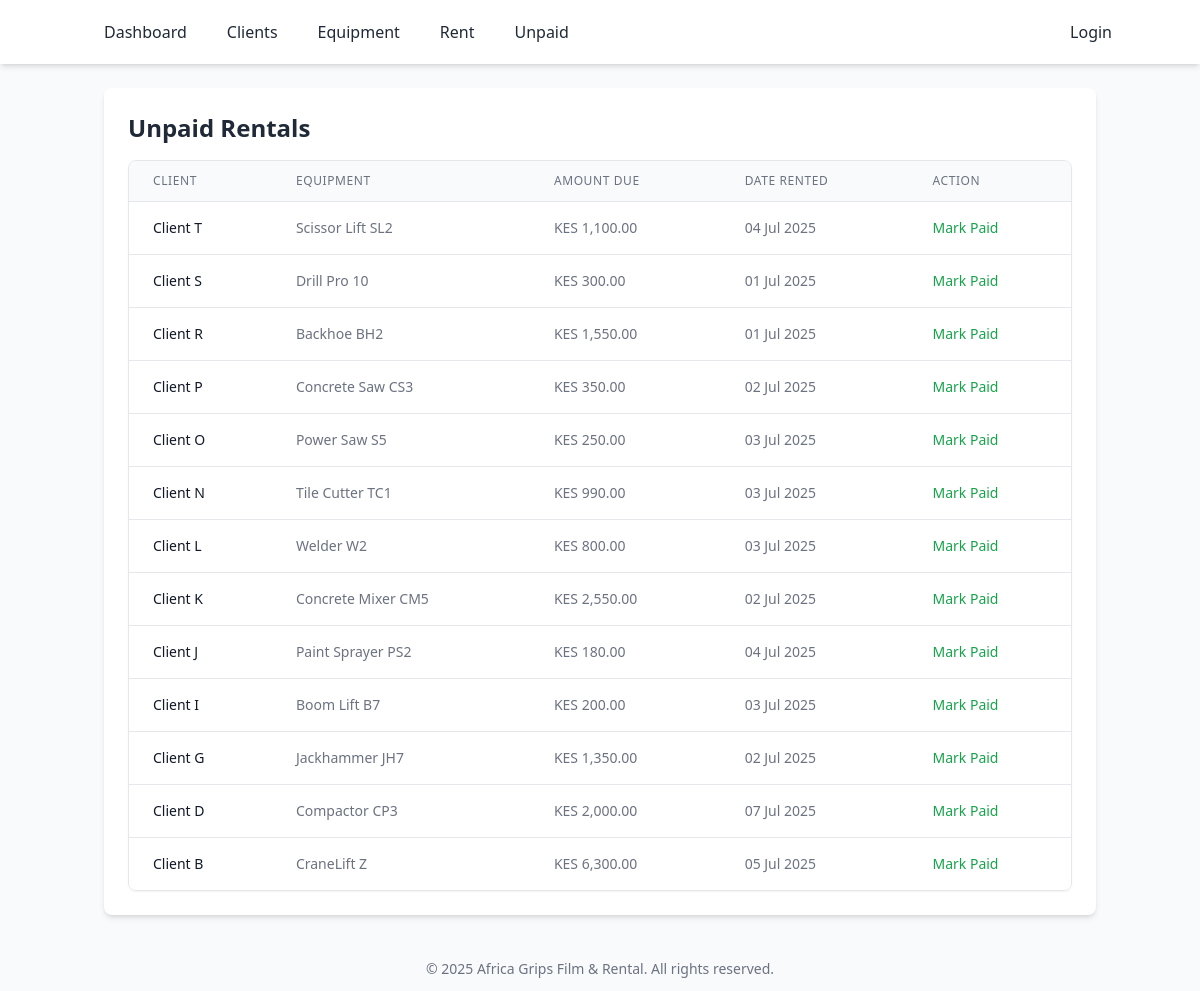
The app's page /rentals/unpaid.php?updated=1 with its own data.
### tables this page shows
CREATE TABLE rentals (
    id INT AUTO_INCREMENT PRIMARY KEY,
    client_id INT NOT NULL,
    equipment_id INT NOT NULL,
    rental_date DATE NOT NULL,
    return_date DATE,
    otp_verified BOOLEAN DEFAULT FALSE,
    payment_status ENUM('Paid', 'To Be Paid') DEFAULT 'To Be Paid',
    amount_due DECIMAL(10, 2) NOT NULL,
    created_at TIMESTAMP DEFAULT CURRENT_TIMESTAMP,
    FOREIGN KEY (client_id) REFERENCES clients(id),
    FOREIGN KEY (equipment_id) REFERENCES equipment(id)
);

CREATE TABLE clients (
    id INT AUTO_INCREMENT PRIMARY KEY,
    client_id VARCHAR(100) NOT NULL,
    client_name VARCHAR(255) NOT NULL,
    client_phone VARCHAR(20) NOT NULL,
    guarantor_id INT,
    created_at TIMESTAMP DEFAULT CURRENT_TIMESTAMP,
    FOREIGN KEY (guarantor_id) REFERENCES guarantors(id)
);

CREATE TABLE equipment (
    id INT AUTO_INCREMENT PRIMARY KEY,
    name VARCHAR(255) NOT NULL,
    type VARCHAR(100) NOT NULL,
    daily_rate DECIMAL(10, 2) NOT NULL,
    is_available BOOLEAN DEFAULT TRUE,
    created_at TIMESTAMP DEFAULT CURRENT_TIMESTAMP,
    category VARCHAR(100),
    status VARCHAR(20) DEFAULT 'available'
);

### rentals/unpaid.php (the view, shortened to what this page needs)
<?php
require_once "../config/db.php";
require_once "../includes/header.php";
$debts = $pdo->query("
    SELECT rentals.*, clients.client_name AS client_name, equipment.name AS equipment_name
    FROM rentals
    JOIN clients ON rentals.client_id = clients.id
    JOIN equipment ON rentals.equipment_id = equipment.id
    WHERE rentals.payment_status = 'To Be Paid'
    ORDER BY rentals.id DESC
")->fetchAll(PDO::FETCH_ASSOC);
?>
<div class="bg-white shadow-md rounded-lg p-6 mb-6">
    <h2 class="text-2xl font-bold text-gray-800 mb-4">Unpaid Rentals</h2>
    <div class="overflow-x-auto rounded-lg shadow-sm border border-gray-200">
        <table class="min-w-full divide-y divide-gray-200">
            <thead class="bg-gray-50">
                <tr>
                    <th scope="col" class="px-6 py-3 text-left text-xs font-medium text-gray-500 uppercase tracking-wider">Client</th>
                    <th scope="col" class="px-6 py-3 text-left text-xs font-medium text-gray-500 uppercase tracking-wider">Equipment</th>
                    <th scope="col" class="px-6 py-3 text-left text-xs font-medium text-gray-500 uppercase tracking-wider">Amount Due</th>
                    <th scope="col" class="px-6 py-3 text-left text-xs font-medium text-gray-500 uppercase tracking-wider">Date Rented</th>
                    <th scope="col" class="px-6 py-3 text-left text-xs font-medium text-gray-500 uppercase tracking-wider">Action</th>
                </tr>
            </thead>
            <tbody class="bg-white divide-y divide-gray-200">
                <?php if (empty($debts)): ?>
                    <tr>
                        <td colspan="5" class="px-6 py-4 whitespace-nowrap text-center text-gray-500">No outstanding debts found. Everything is paid up!</td>
                    </tr>
                <?php else: ?>
                    <?php foreach ($debts as $d): ?>
                        <tr>
                            <td class="px-6 py-4 whitespace-nowrap text-sm font-medium text-gray-900"><?= htmlspecialchars($d['client_name']) ?></td>
                            <td class="px-6 py-4 whitespace-nowrap text-sm text-gray-500"><?= htmlspecialchars($d['equipment_name']) ?></td>
                            <td class="px-6 py-4 whitespace-nowrap text-sm text-gray-500">KES <?= number_format($d['amount_due'], 2) ?></td>
                            <td class="px-6 py-4 whitespace-nowrap text-sm text-gray-500"><?= date('d M Y', strtotime($d['rental_date'])) ?></td>
                            <td class="px-6 py-4 whitespace-nowrap text-sm font-medium">
                                <a href="mark_paid.php?id=<?= $d['id'] ?>" class="text-green-600 hover:text-green-900">Mark Paid</a>
                            </td>
                        </tr>
                    <?php endforeach; ?>
                <?php endif; ?>
            </tbody>
        </table>
    </div>
</div>
<?php include_once "../includes/footer.php"; ?>

### records on screen
rentals: client.client_name "Client T", equipment.name "Scissor Lift SL2", amount_due "1,100.00", rental_date "04 Jul 2025"
rentals: client.client_name "Client S", equipment.name "Drill Pro 10", amount_due "300.00", rental_date "01 Jul 2025"
rentals: client.client_name "Client R", equipment.name "Backhoe BH2", amount_due "1,550.00", rental_date "01 Jul 2025"
rentals: client.client_name "Client P", equipment.name "Concrete Saw CS3", amount_due "350.00", rental_date "02 Jul 2025"
rentals: client.client_name "Client O", equipment.name "Power Saw S5", amount_due "250.00", rental_date "03 Jul 2025"
rentals: client.client_name "Client N", equipment.name "Tile Cutter TC1", amount_due "990.00", rental_date "03 Jul 2025"
rentals: client.client_name "Client L", equipment.name "Welder W2", amount_due "800.00", rental_date "03 Jul 2025"
rentals: client.client_name "Client K", equipment.name "Concrete Mixer CM5", amount_due "2,550.00", rental_date "02 Jul 2025"
rentals: client.client_name "Client J", equipment.name "Paint Sprayer PS2", amount_due "180.00", rental_date "04 Jul 2025"
rentals: client.client_name "Client I", equipment.name "Boom Lift B7", amount_due "200.00", rental_date "03 Jul 2025"
rentals: client.client_name "Client G", equipment.name "Jackhammer JH7", amount_due "1,350.00", rental_date "02 Jul 2025"
rentals: client.client_name "Client D", equipment.name "Compactor CP3", amount_due "2,000.00", rental_date "07 Jul 2025"
rentals: client.client_name "Client B", equipment.name "CraneLift Z", amount_due "6,300.00", rental_date "05 Jul 2025"
